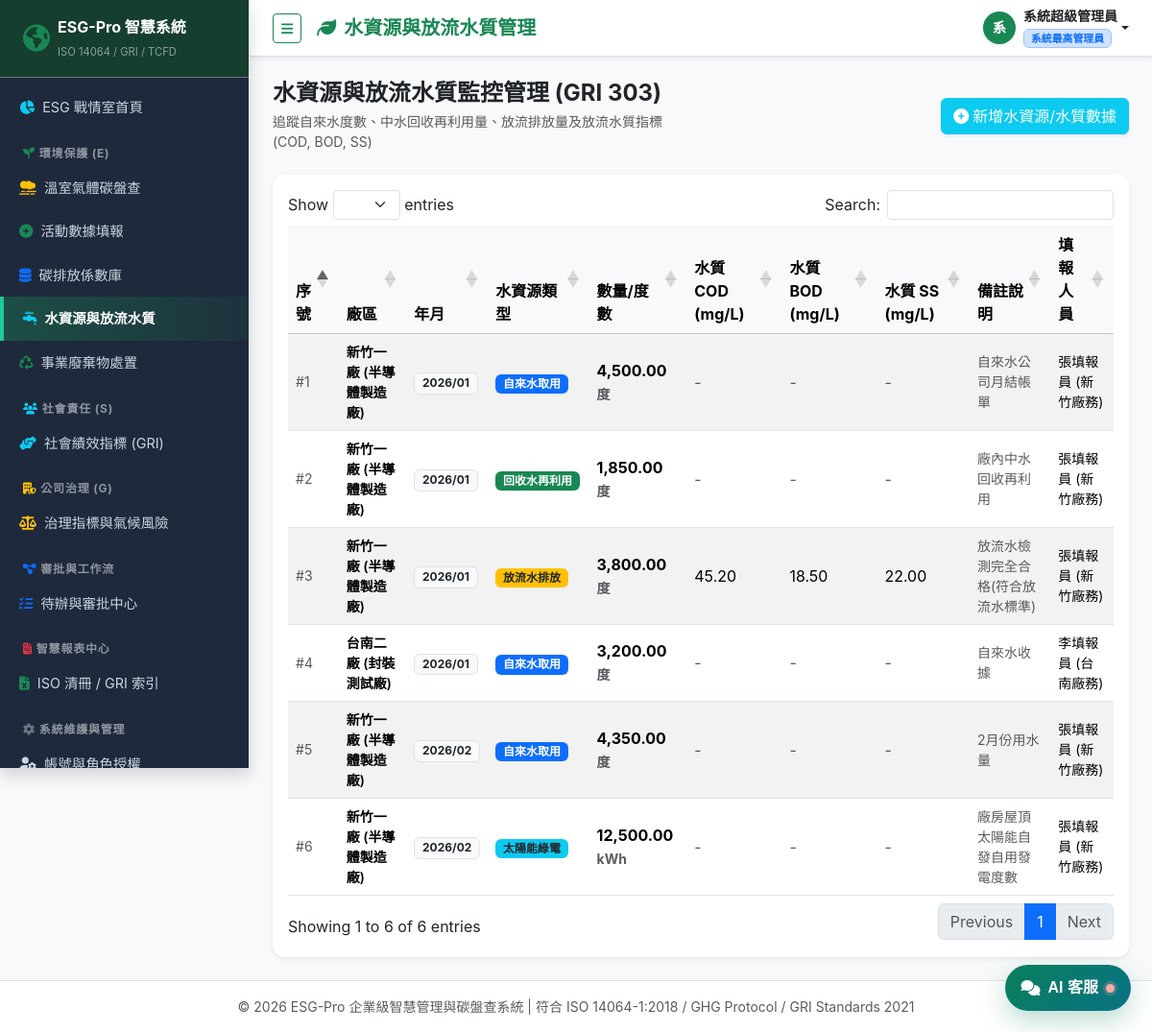
Page /environment/water (signed in) on the committed database.
### tables this page shows
CREATE TABLE IF NOT EXISTS `sys_users` (
    `id` INT UNSIGNED AUTO_INCREMENT PRIMARY KEY,
    `username` VARCHAR(50) NOT NULL UNIQUE COMMENT '登入帳號',
    `password_hash` VARCHAR(255) NOT NULL COMMENT 'Bcrypt加密雜湊密碼',
    `real_name` VARCHAR(50) NOT NULL COMMENT '真實中文姓名',
    `email` VARCHAR(100) NOT NULL COMMENT '電子信箱',
    `phone` VARCHAR(30) NULL COMMENT '分機或手機',
    `org_id` INT UNSIGNED NOT NULL COMMENT '所屬組織/部門',
    `role_id` INT UNSIGNED NOT NULL COMMENT '指派角色',
    `status` TINYINT(1) NOT NULL DEFAULT 1 COMMENT '帳號狀態 (1:啟用, 0:停用)',
    `failed_attempts` INT NOT NULL DEFAULT 0 COMMENT '連續密碼錯誤次數',
    `locked_until` DATETIME NULL DEFAULT NULL COMMENT '帳號鎖定截止時間',
    `last_login_at` DATETIME NULL COMMENT '最後登入時間',
    `last_login_ip` VARCHAR(45) NULL COMMENT '最後登入IP',
    `created_at` DATETIME NOT NULL DEFAULT CURRENT_TIMESTAMP,
    `updated_at` DATETIME NULL ON UPDATE CURRENT_TIMESTAMP,
    INDEX `idx_org` (`org_id`),
    INDEX `idx_role` (`role_id`),
    CONSTRAINT `fk_user_org` FOREIGN KEY (`org_id`) REFERENCES `sys_organizations` (`id`) ON DELETE RESTRICT,
    CONSTRAINT `fk_user_role` FOREIGN KEY (`role_id`) REFERENCES `sys_roles` (`id`) ON DELETE RESTRICT
);

CREATE TABLE IF NOT EXISTS `sys_roles` (
    `id` INT UNSIGNED AUTO_INCREMENT PRIMARY KEY,
    `role_key` VARCHAR(50) NOT NULL UNIQUE COMMENT '角色識別代碼',
    `role_name` VARCHAR(50) NOT NULL COMMENT '角色中文名稱',
    `description` VARCHAR(255) NULL COMMENT '角色權責說明',
    `permissions` TEXT NULL COMMENT '功能權限集合(JSON格式)',
    `created_at` DATETIME NOT NULL DEFAULT CURRENT_TIMESTAMP
);

CREATE TABLE IF NOT EXISTS `esg_energy_water_records` (
    `id` BIGINT UNSIGNED AUTO_INCREMENT PRIMARY KEY,
    `org_id` INT UNSIGNED NOT NULL COMMENT '廠區/部門',
    `record_year` INT(4) NOT NULL COMMENT '年度',
    `record_month` TINYINT(2) NOT NULL COMMENT '月份 (1-12)',
    `record_type` ENUM('tap_water', 'ground_water', 'recycled_water', 'wastewater', 'solar_power', 'green_electricity') NOT NULL COMMENT '類別',
    `amount` DECIMAL(14,4) NOT NULL DEFAULT 0.0000 COMMENT '消耗或產出數量',
    `unit` VARCHAR(20) NOT NULL COMMENT '單位 (度/m3/kWh)',
    `cod_val` DECIMAL(10,2) NULL DEFAULT NULL COMMENT '放流水質 COD (mg/L)',
    `bod_val` DECIMAL(10,2) NULL DEFAULT NULL COMMENT '放流水質 BOD (mg/L)',
    `ss_val` DECIMAL(10,2) NULL DEFAULT NULL COMMENT '放流水質 SS (mg/L)',
    `notes` VARCHAR(255) NULL COMMENT '備註說明',
    `status` VARCHAR(20) NOT NULL DEFAULT 'draft' COMMENT '狀態',
    `user_id` INT UNSIGNED NOT NULL COMMENT '填報人',
    `approver_id` INT UNSIGNED NULL DEFAULT NULL COMMENT '審核人',
    `reject_reason` TEXT NULL,
    `created_at` DATETIME NOT NULL DEFAULT CURRENT_TIMESTAMP,
    `updated_at` DATETIME NULL ON UPDATE CURRENT_TIMESTAMP,
    INDEX `idx_ew_org_year` (`org_id`, `record_year`),
    CONSTRAINT `fk_ew_org` FOREIGN KEY (`org_id`) REFERENCES `sys_organizations` (`id`) ON DELETE RESTRICT,
    CONSTRAINT `fk_ew_user` FOREIGN KEY (`user_id`) REFERENCES `sys_users` (`id`) ON DELETE RESTRICT
);

CREATE TABLE IF NOT EXISTS `sys_organizations` (
    `id` INT UNSIGNED AUTO_INCREMENT PRIMARY KEY,
    `org_code` VARCHAR(50) NOT NULL UNIQUE COMMENT '組織代碼',
    `org_name` VARCHAR(100) NOT NULL COMMENT '組織名稱',
    `org_type` ENUM('group', 'company', 'plant', 'dept') NOT NULL DEFAULT 'dept' COMMENT '層級類型',
    `parent_id` INT UNSIGNED NULL DEFAULT NULL COMMENT '父組織ID',
    `leader_name` VARCHAR(50) NULL DEFAULT NULL COMMENT '負責人姓名',
    `contact_phone` VARCHAR(30) NULL DEFAULT NULL COMMENT '聯絡電話',
    `contact_email` VARCHAR(100) NULL DEFAULT NULL COMMENT '聯絡信箱',
    `sort_order` INT NOT NULL DEFAULT 0 COMMENT '排序',
    `created_at` DATETIME NOT NULL DEFAULT CURRENT_TIMESTAMP,
    `updated_at` DATETIME NULL ON UPDATE CURRENT_TIMESTAMP,
    INDEX `idx_parent` (`parent_id`),
    CONSTRAINT `fk_org_parent` FOREIGN KEY (`parent_id`) REFERENCES `sys_organizations` (`id`) ON DELETE SET NULL
);

### views/environment/water.php (the view, shortened to what the rows shown need)
<div class="row align-items-center mb-4">
    <div class="col-md-6">
        <h4 class="fw-bold mb-1 text-dark">水資源與放流水質監控管理 (GRI 303)</h4>
        <p class="text-muted small mb-0">追蹤自來水度數、中水回收再利用量、放流排放量及放流水質指標 (COD, BOD, SS)</p>
    </div>
    <div class="col-md-6 text-md-end mt-3 mt-md-0">
        <?php if (Auth::can('environment', 'create')): ?>
        <button class="btn btn-info text-white shadow-sm" data-bs-toggle="modal" data-bs-target="#waterModal">
            <i class="fa-solid fa-plus-circle me-1"></i>新增水資源/水質數據
        </button>
        <?php endif; ?>
    </div>
</div>
<div class="card p-3 shadow-sm">
    <div class="table-responsive">
        <table class="table table-hover table-striped align-middle data-table">
            <thead class="table-light">
                <tr>
                    <th>序號</th>
                    <th>廠區</th>
                    <th>年月</th>
                    <th>水資源類型</th>
                    <th>數量/度數</th>
                    <th>水質 COD (mg/L)</th>
                    <th>水質 BOD (mg/L)</th>
                    <th>水質 SS (mg/L)</th>
                    <th>備註說明</th>
                    <th>填報人員</th>
                </tr>
            </thead>
            <tbody>
                <?php foreach ($records as $r): ?>
                <tr>
                    <td class="text-muted small">#<?= $r['id'] ?></td>
                    <td class="fw-semibold small"><?= Security::e($r['org_name']) ?></td>
                    <td><span class="badge bg-light text-dark border"><?= $r['record_year'] ?>/<?= sprintf('%02d', $r['record_month']) ?></span></td>
                    <td>
                        <?php
                            $typeMap = [
                                'tap_water'         => ['label' => '自來水取用', 'class' => 'bg-primary'],
                                'ground_water'      => ['label' => '地下水抽取', 'class' => 'bg-secondary'],
                                'recycled_water'    => ['label' => '回收水再利用', 'class' => 'bg-success'],
                                'wastewater'        => ['label' => '放流水排放', 'class' => 'bg-warning text-dark'],
                                'solar_power'       => ['label' => '太陽能綠電', 'class' => 'bg-info text-dark'],
                                'green_electricity' => ['label' => '綠電轉供(CPPA)', 'class' => 'bg-success']
                            ];
                            $badge = $typeMap[$r['record_type']] ?? ['label' => $r['record_type'], 'class' => 'bg-light text-dark'];
                        ?>
                        <span class="badge <?= $badge['class'] ?>"><?= $badge['label'] ?></span>
                    </td>
                    <td class="fw-bold fs-6">
                        <?= number_format((float)$r['amount'], 2) ?> <small class="text-muted"><?= Security::e($r['unit']) ?></small>
                    </td>
                    <td><?= $r['cod_val'] !== null ? number_format((float)$r['cod_val'], 2) : '<span class="text-muted">-</span>' ?></td>
                    <td><?= $r['bod_val'] !== null ? number_format((float)$r['bod_val'], 2) : '<span class="text-muted">-</span>' ?></td>
                    <td><?= $r['ss_val'] !== null ? number_format((float)$r['ss_val'], 2) : '<span class="text-muted">-</span>' ?></td>
                    <td class="small text-muted"><?= Security::e($r['notes'] ?? '') ?></td>
                    <td class="small"><?= Security::e($r['submitter_name']) ?></td>
                </tr>
                <?php endforeach; ?>
            </tbody>
        </table>
    </div>
</div>

### core/Router.php (shortened to what the rows shown need)
<?php
class Router {
    private array $routes = [];
    private function addRoute(string $method, string $path, array $handler): void {
        $pattern = preg_replace('/\{([a-zA-Z0-9_]+)\}/', '(?P<$1>[^/]+)', $path);
        $pattern = '#^' . $pattern . '$#';
        $this->routes[] = [
            'method'  => $method,
            'pattern' => $pattern,
            'handler' => $handler
        ];
    }
    public function dispatch(): void {
        $method = $_SERVER['REQUEST_METHOD'];
        $uri = parse_url($_SERVER['REQUEST_URI'], PHP_URL_PATH);
        $base = '/esg';
        if (str_starts_with($uri, $base)) {
            $uri = substr($uri, strlen($base));
        }
        $uri = '/' . ltrim($uri, '/');
        foreach ($this->routes as $route) {
            if ($route['method'] === $method && preg_match($route['pattern'], $uri, $matches)) {
                [$controllerClass, $action] = $route['handler'];
                $params = array_filter($matches, 'is_string', ARRAY_FILTER_USE_KEY);
                $controller = new $controllerClass();
                call_user_func_array([$controller, $action], $params);
                return;
            }
        }
    }
}

### views/layouts/header.php (shortened to what the rows shown need)
<?php
$currentUser = Auth::user();
?>
<!DOCTYPE html>
<html lang="zh-Hant-TW">
<head>
    <link href="https://cdn.jsdelivr.net/npm/bootstrap@5.3.2/dist/css/bootstrap.min.css" rel="stylesheet">
    <link href="https://cdnjs.cloudflare.com/ajax/libs/font-awesome/6.4.2/css/all.min.css" rel="stylesheet">
    <link href="https://cdn.datatables.net/1.13.7/css/dataTables.bootstrap5.min.css" rel="stylesheet">
    <link href="/esg/assets/css/custom.css" rel="stylesheet">
    <link href="/esg/assets/css/ai-assistant.css" rel="stylesheet">
</head>
<body class="bg-light">
<div class="d-flex" id="wrapper">
    <?php require __DIR__ . '/sidebar.php'; ?>
    <div id="page-content-wrapper">
        <nav class="navbar navbar-expand-lg navbar-white bg-white border-bottom shadow-sm px-3 px-md-4 py-2">
            <div class="container-fluid p-0">
                <button class="btn btn-outline-success btn-sm me-2 me-md-3" id="sidebarToggle" aria-label="切換選單">
                    <i class="fa-solid fa-bars"></i>
                </button>
                <h5 class="m-0 text-success fw-bold d-none d-md-block">
                    <i class="fa-solid fa-leaf text-success me-2"></i><?= Security::e($pageTitle ?? 'ESG 永續戰情室') ?>
                </h5>
                <div class="ms-auto d-flex align-items-center">
                    <div class="dropdown">
                        <a class="nav-link dropdown-toggle d-flex align-items-center text-dark p-0" href="#" role="button" data-bs-toggle="dropdown" aria-expanded="false">
                            <div class="avatar bg-success text-white rounded-circle d-flex align-items-center justify-content-center me-1 me-sm-2 shadow-sm" style="width: 34px; height: 34px; font-weight: 600; font-size: 0.9rem;">
                                <?= mb_substr($currentUser['real_name'] ?? 'U', 0, 1) ?>
                            </div>
                            <div class="d-none d-sm-block text-start">
                                <div class="fw-bold small lh-sm"><?= Security::e($currentUser['real_name'] ?? '') ?></div>
                                <span class="badge bg-primary-subtle text-primary border border-primary-subtle" style="font-size: 0.68rem;">
                                    <?= Security::e($currentUser['role_name'] ?? '') ?>
                                </span>
                            </div>
                        </a>
                    </div>
                </div>
            </div>
        </nav>
        <div class="container-fluid px-2 px-sm-3 px-md-4 py-3 py-md-4">

### rows in the picture
sys_users: real_name "系", real_name "系統超級管理員", role.role_name "系統最高管理員"
esg_energy_water_records: id "6", org.org_name "新竹一廠 (半導體製造廠)", record_year "2026", record_month "02", record_type "太陽能綠電", amount "12,500.00", unit "kWh", notes "廠房屋頂太陽能自發自用發電度數", user.real_name "張填報員 (新竹廠務)"
esg_energy_water_records: id "5", org.org_name "新竹一廠 (半導體製造廠)", record_year "2026", record_month "02", record_type "自來水取用", amount "4,350.00", unit "度", notes "2月份用水量", user.real_name "張填報員 (新竹廠務)"
esg_energy_water_records: id "4", org.org_name "台南二廠 (封裝測試廠)", record_year "2026", record_month "01", record_type "自來水取用", amount "3,200.00", unit "度", notes "自來水收據", user.real_name "李填報員 (台南廠務)"
esg_energy_water_records: id "3", org.org_name "新竹一廠 (半導體製造廠)", record_year "2026", record_month "01", record_type "放流水排放", amount "3,800.00", unit "度", cod_val "45.20", bod_val "18.50", ss_val "22.00", notes "放流水檢測完全合格(符合放流水標準)", user.real_name "張填報員 (新竹廠務)"
esg_energy_water_records: id "2", org.org_name "新竹一廠 (半導體製造廠)", record_year "2026", record_month "01", record_type "回收水再利用", amount "1,850.00", unit "度", notes "廠內中水回收再利用", user.real_name "張填報員 (新竹廠務)"
esg_energy_water_records: id "1", org.org_name "新竹一廠 (半導體製造廠)", record_year "2026", record_month "01", record_type "自來水取用", amount "4,500.00", unit "度", notes "自來水公司月結帳單", user.real_name "張填報員 (新竹廠務)"
